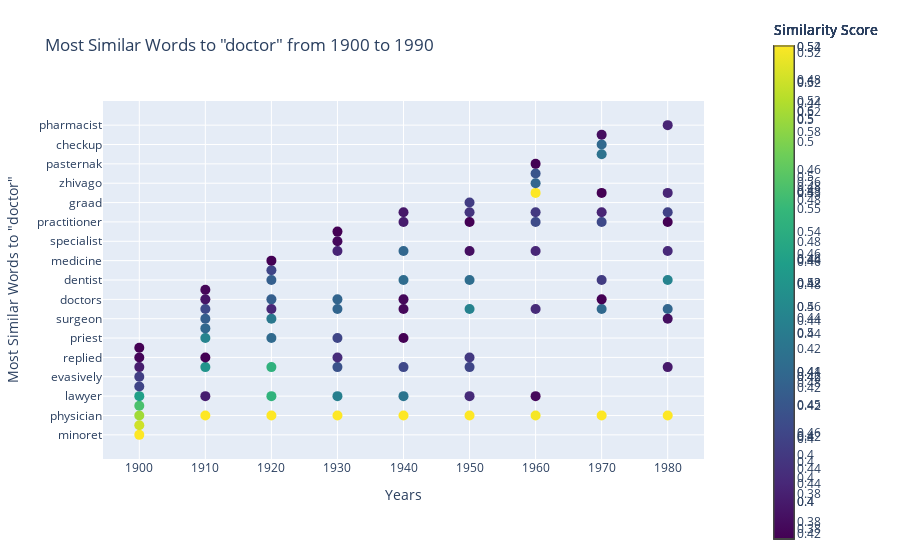

This figure's notebook cell:
### Code cell
import plotly.graph_objs as go
import numpy as np

def plot_similar_words(word, years):
    traces = []
    
    for idx, year in enumerate(years):
        kv = load_keyed_vectors(year)
        similar_words = kv.most_similar(word, topn=10)
        
        # Get the word labels and similarity scores
        labels = [w[0] for w in similar_words]
        scores = [w[1] for w in similar_words]
        
        # Set the x coordinate for each year's words
        x_positions = np.arange(len(labels)) + idx * len(labels)
        
        # Create a scatter plot with color representing the similarity score
        trace = go.Scatter(
            x=[str(year)] * len(labels),
            y=labels,
            mode='markers',
            marker=dict(
                size=10,
                color=scores,
                colorscale='Viridis',
                showscale=True,
                colorbar=dict(title='Similarity Score', x=1.1, y=0.5, len=1.5, thickness=20)
            ),
            #text=[str(year)] * len(labels),
            #name=str(year),
            showlegend=False
        )
        
        traces.append(trace)
    
    layout = go.Layout(
        title=f'Most Similar Words to "{word}" from 1900 to 1990',
        xaxis=dict(title='Years', tickvals=[str(year) for year in years], ticktext=[str(year) for year in years]),
        yaxis=dict(title=f'Most Similar Words to "{word}"'),
    )
    
    fig = go.Figure(data=traces, layout=layout)
    fig.show()

plot_similar_words('doctor', range(1900, 1990, 10))

### Figure 1 — Plotly figure (JSON) as saved in the notebook; plotly's stock layout.template omitted (floating-point values rounded to 4 significant figures)
{"data": [{"marker": {"color": [0.4464, 0.4424, 0.4386, 0.4304, 0.4224, 0.403, 0.4018, 0.3959, 0.3922, 0.3914], "colorbar": {"len": 1.5, "thickness": 20, "title": {"text": "Similarity Score"}, "x": 1.1, "y": 0.5}, "colorscale": [[0, "#440154"], [0.1111, "#482878"], [0.2222, "#3e4989"], [0.3333, "#31688e"], [0.4444, "#26828e"], [0.5556, "#1f9e89"], [0.6667, "#35b779"], [0.7778, "#6ece58"], [0.8889, "#b5de2b"], [1, "#fde725"]], "showscale": true, "size": 10}, "mode": "markers", "showlegend": false, "type": "scatter", "x": ["1900", "1900", "1900", "1900", "1900", "1900", "1900", "1900", "1900", "1900"], "y": ["minoret", "livesey", "physician", "tusher", "lawyer", "fettes", "evasively", "bachelor", "replied", "parson"]}, {"marker": {"color": [0.5222, 0.451, 0.4414, 0.4242, 0.4195, 0.4076, 0.3873, 0.3835, 0.3771, 0.375], "colorbar": {"len": 1.5, "thickness": 20, "title": {"text": "Similarity Score"}, "x": 1.1, "y": 0.5}, "colorscale": [[0, "#440154"], [0.1111, "#482878"], [0.2222, "#3e4989"], [0.3333, "#31688e"], [0.4444, "#26828e"], [0.5556, "#1f9e89"], [0.6667, "#35b779"], [0.7778, "#6ece58"], [0.8889, "#b5de2b"], [1, "#fde725"]], "showscale": true, "size": 10}, "mode": "markers", "showlegend": false, "type": "scatter", "x": ["1910", "1910", "1910", "1910", "1910", "1910", "1910", "1910", "1910", "1910"], "y": ["physician", "bachelor", "priest", "answered", "surgeon", "nurse", "lawyer", "doctors", "honorary", "replied"]}, {"marker": {"color": [0.4878, 0.4489, 0.4482, 0.4221, 0.4155, 0.4109, 0.4108, 0.4006, 0.3898, 0.3778], "colorbar": {"len": 1.5, "thickness": 20, "title": {"text": "Similarity Score"}, "x": 1.1, "y": 0.5}, "colorscale": [[0, "#440154"], [0.1111, "#482878"], [0.2222, "#3e4989"], [0.3333, "#31688e"], [0.4444, "#26828e"], [0.5556, "#1f9e89"], [0.6667, "#35b779"], [0.7778, "#6ece58"], [0.8889, "#b5de2b"], [1, "#fde725"]], "showscale": true, "size": 10}, "mode": "markers", "showlegend": false, "type": "scatter", "x": ["1920", "1920", "1920", "1920", "1920", "1920", "1920", "1920", "1920", "1920"], "y": ["physician", "lawyer", "bachelor", "surgeon", "priest", "dentist", "doctors", "bedside", "nurse", "medicine"]}, {"marker": {"color": [0.5326, 0.4373, 0.4191, 0.419, 0.4075, 0.4005, 0.3857, 0.3819, 0.3685, 0.3649], "colorbar": {"len": 1.5, "thickness": 20, "title": {"text": "Similarity Score"}, "x": 1.1, "y": 0.5}, "colorscale": [[0, "#440154"], [0.1111, "#482878"], [0.2222, "#3e4989"], [0.3333, "#31688e"], [0.4444, "#26828e"], [0.5556, "#1f9e89"], [0.6667, "#35b779"], [0.7778, "#6ece58"], [0.8889, "#b5de2b"], [1, "#fde725"]], "showscale": true, "size": 10}, "mode": "markers", "showlegend": false, "type": "scatter", "x": ["1930", "1930", "1930", "1930", "1930", "1930", "1930", "1930", "1930", "1930"], "y": ["physician", "lawyer", "nurse", "doctors", "bachelor", "priest", "replied", "master", "specialist", "engineer"]}, {"marker": {"color": [0.5204, 0.4358, 0.4312, 0.4281, 0.4132, 0.3934, 0.3921, 0.3855, 0.3854, 0.383], "colorbar": {"len": 1.5, "thickness": 20, "title": {"text": "Similarity Score"}, "x": 1.1, "y": 0.5}, "colorscale": [[0, "#440154"], [0.1111, "#482878"], [0.2222, "#3e4989"], [0.3333, "#31688e"], [0.4444, "#26828e"], [0.5556, "#1f9e89"], [0.6667, "#35b779"], [0.7778, "#6ece58"], [0.8889, "#b5de2b"], [1, "#fde725"]], "showscale": true, "size": 10}, "mode": "markers", "showlegend": false, "type": "scatter", "x": ["1940", "1940", "1940", "1940", "1940", "1940", "1940", "1940", "1940", "1940"], "y": ["physician", "lawyer", "dentist", "master", "bachelor", "practitioner", "psychiatrist", "nurse", "doctors", "priest"]}, {"marker": {"color": [0.5405, 0.4563, 0.4428, 0.4209, 0.4163, 0.4141, 0.4119, 0.4071, 0.3947, 0.3888], "colorbar": {"len": 1.5, "thickness": 20, "title": {"text": "Similarity Score"}, "x": 1.1, "y": 0.5}, "colorscale": [[0, "#440154"], [0.1111, "#482878"], [0.2222, "#3e4989"], [0.3333, "#31688e"], [0.4444, "#26828e"], [0.5556, "#1f9e89"], [0.6667, "#35b779"], [0.7778, "#6ece58"], [0.8889, "#b5de2b"], [1, "#fde725"]], "showscale": true, "size": 10}, "mode": "markers", "showlegend": false, "type": "scatter", "x": ["1950", "1950", "1950", "1950", "1950", "1950", "1950", "1950", "1950", "1950"], "y": ["physician", "nurse", "dentist", "bachelor", "graad", "replied", "psychiatrist", "lawyer", "master", "practitioner"]}, {"marker": {"color": [0.532, 0.5308, 0.46, 0.453, 0.4496, 0.4432, 0.4377, 0.4366, 0.4271, 0.4248], "colorbar": {"len": 1.5, "thickness": 20, "title": {"text": "Similarity Score"}, "x": 1.1, "y": 0.5}, "colorscale": [[0, "#440154"], [0.1111, "#482878"], [0.2222, "#3e4989"], [0.3333, "#31688e"], [0.4444, "#26828e"], [0.5556, "#1f9e89"], [0.6667, "#35b779"], [0.7778, "#6ece58"], [0.8889, "#b5de2b"], [1, "#fde725"]], "showscale": true, "size": 10}, "mode": "markers", "showlegend": false, "type": "scatter", "x": ["1960", "1960", "1960", "1960", "1960", "1960", "1960", "1960", "1960", "1960"], "y": ["honoris", "physician", "zhivago", "consults", "practitioner", "psychiatrist", "nurse", "master", "lawyer", "pasternak"]}, {"marker": {"color": [0.6143, 0.4916, 0.4844, 0.4842, 0.4615, 0.4532, 0.4381, 0.4255, 0.4182, 0.4181], "colorbar": {"len": 1.5, "thickness": 20, "title": {"text": "Similarity Score"}, "x": 1.1, "y": 0.5}, "colorscale": [[0, "#440154"], [0.1111, "#482878"], [0.2222, "#3e4989"], [0.3333, "#31688e"], [0.4444, "#26828e"], [0.5556, "#1f9e89"], [0.6667, "#35b779"], [0.7778, "#6ece58"], [0.8889, "#b5de2b"], [1, "#fde725"]], "showscale": true, "size": 10}, "mode": "markers", "showlegend": false, "type": "scatter", "x": ["1970", "1970", "1970", "1970", "1970", "1970", "1970", "1970", "1970", "1970"], "y": ["physician", "dietitian", "nurse", "checkup", "practitioner", "dentist", "psychiatrist", "doctorate", "honoris", "doctors"]}, {"marker": {"color": [0.6335, 0.495, 0.464, 0.431, 0.4104, 0.4082, 0.4065, 0.3995, 0.3912, 0.3814], "colorbar": {"len": 1.5, "thickness": 20, "title": {"text": "Similarity Score"}, "x": 1.1, "y": 0.5}, "colorscale": [[0, "#440154"], [0.1111, "#482878"], [0.2222, "#3e4989"], [0.3333, "#31688e"], [0.4444, "#26828e"], [0.5556, "#1f9e89"], [0.6667, "#35b779"], [0.7778, "#6ece58"], [0.8889, "#b5de2b"], [1, "#fde725"]], "showscale": true, "size": 10}, "mode": "markers", "showlegend": false, "type": "scatter", "x": ["1980", "1980", "1980", "1980", "1980", "1980", "1980", "1980", "1980", "1980"], "y": ["physician", "dentist", "nurse", "psychiatrist", "master", "honoris", "pharmacist", "bachelor", "surgeon", "practitioner"]}], "layout": {"title": {"text": "Most Similar Words to \"doctor\" from 1900 to 1990"}, "xaxis": {"ticktext": ["1900", "1910", "1920", "1930", "1940", "1950", "1960", "1970", "1980"], "tickvals": ["1900", "1910", "1920", "1930", "1940", "1950", "1960", "1970", "1980"], "title": {"text": "Years"}}, "yaxis": {"title": {"text": "Most Similar Words to \"doctor\""}}}}
